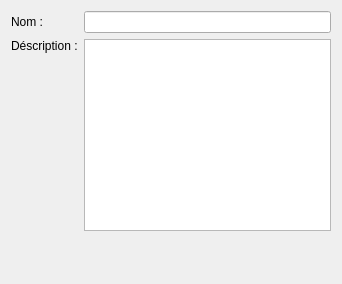
<ui version="4.0" >
 <class>SubnetBegin</class>
 <widget class="QWidget" name="SubnetBegin" >
  <property name="geometry" >
   <rect>
    <x>0</x>
    <y>0</y>
    <width>342</width>
    <height>284</height>
   </rect>
  </property>
  <property name="windowTitle" >
   <string>Form</string>
  </property>
  <layout class="QVBoxLayout" >
   <item>
    <layout class="QGridLayout" >
     <item row="0" column="0" >
      <widget class="QLabel" name="label" >
       <property name="text" >
        <string>Nom :</string>
       </property>
      </widget>
     </item>
     <item row="0" column="1" >
      <widget class="QLineEdit" name="editName" />
     </item>
     <item row="1" column="0" >
      <widget class="QLabel" name="lblDesc" >
       <property name="text" >
        <string>Déscription :</string>
       </property>
      </widget>
     </item>
     <item rowspan="2" row="1" column="1" >
      <widget class="QTextEdit" name="editDescription" />
     </item>
     <item row="2" column="0" >
      <spacer>
       <property name="orientation" >
        <enum>Qt::Vertical</enum>
       </property>
       <property name="sizeHint" >
        <size>
         <width>20</width>
         <height>40</height>
        </size>
       </property>
      </spacer>
     </item>
    </layout>
   </item>
   <item>
    <spacer>
     <property name="orientation" >
      <enum>Qt::Vertical</enum>
     </property>
     <property name="sizeHint" >
      <size>
       <width>20</width>
       <height>40</height>
      </size>
     </property>
    </spacer>
   </item>
  </layout>
 </widget>
 <resources/>
 <connections/>
</ui>
